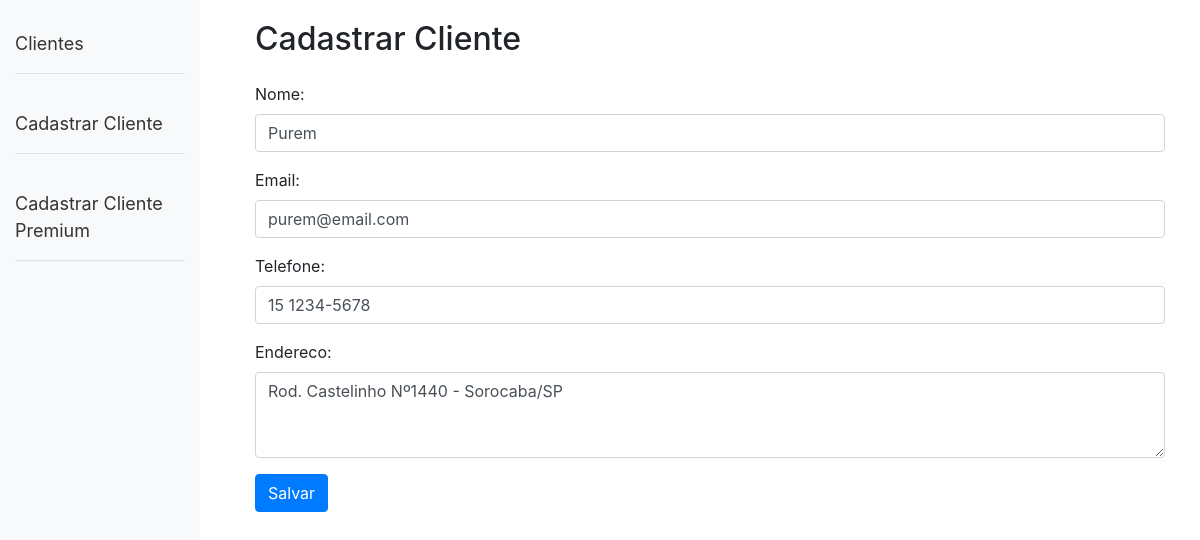
The page /editar/2/ on the database its author committed.
### clientes/models.py (models this page shows, shortened)
class Cliente(models.Model):
    nome = models.CharField(max_length=100)
    email = models.EmailField()
    telefone = models.CharField(max_length=20)
    endereco = models.TextField()

### clientes/views.py (the view)
# urls.py: path('editar/<int:id>/', views.editar_cliente, name='editar_cliente'),
def editar_cliente(request, id):
    cliente = get_object_or_404(Cliente, id=id)
    if request.method == 'POST':
        form = ClienteForm(request.POST, instance=cliente)
        if form.is_valid():
            form.save()
            return redirect('home')
    else:
        form = ClienteForm(instance=cliente)
    return render(request, 'clientes/cadastrar_cliente.html', {'form': form})

### clientes/forms.py
class ClienteForm(forms.ModelForm):
    class Meta:
        model = Cliente
        fields = ['nome', 'email', 'telefone', 'endereco']
        widgets = {
            'nome': forms.TextInput(attrs={'class': 'form-control'}),
            'email': forms.EmailInput(attrs={'class': 'form-control'}),
            'telefone': forms.TextInput(attrs={'class': 'form-control'}),
            'endereco': forms.Textarea(attrs={'class': 'form-control', 'rows': 3}),
        }

### clientes/templates/clientes/cadastrar_cliente.html (shortened to what this page needs)
{% extends 'clientes/base.html' %}
{% block content %}
<div class="container">
    <h2>Cadastrar Cliente</h2>
    <form method="post" class="mt-4">
        {{ form.as_p }}
        <button type="submit" class="btn btn-primary">Salvar</button>
    </form>
</div>
{% endblock %}

### rows shown on the page
Cliente: nome "Purem", email "purem@email.com", telefone "15 1234-5678", endereco "Rod. Castelinho Nº1440 - Sorocaba/SP"
